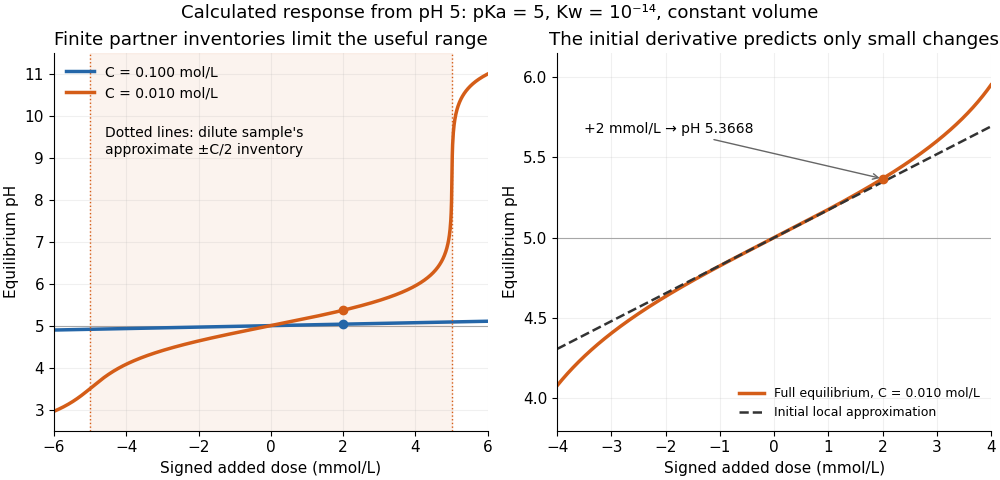

Python code for this plot:
"""Constant-volume equilibrium response; run from _media with Python 3.14.

Dependencies: matplotlib 3.10.7, numpy 2.3.5 (root pyproject.toml).
All values are stipulated; curves contain no experimental data.
"""

from pathlib import Path

import matplotlib.pyplot as plt
import numpy as np


def charge_inventory(ph, concentration, ka=1e-5, kw=1e-14):
    """A⁻ + OH⁻ − H⁺ in mol/L, with c° = 1 mol/L."""
    h = 10.0 ** (-np.asarray(ph))
    return concentration * ka / (ka + h) + kw / h - h


def equilibrium_ph(dose, concentration, initial_ph=5.0):
    """Invert strictly increasing charge inventory with bracketed bisection."""
    dose = np.asarray(dose)
    target = charge_inventory(initial_ph, concentration) + dose
    lo = np.full_like(dose, -2.0, dtype=float)
    hi = np.full_like(dose, 16.0, dtype=float)
    for _ in range(70):
        mid = (lo + hi) / 2
        below = charge_inventory(mid, concentration) < target
        lo = np.where(below, mid, lo)
        hi = np.where(below, hi, mid)
    return (lo + hi) / 2


def main():
    plt.rcParams.update({"font.size": 11, "axes.spines.top": False, "axes.spines.right": False})
    fig, axes = plt.subplots(1, 2, figsize=(10, 4.8), layout="constrained", facecolor="white")
    dose = np.linspace(-0.006, 0.006, 1201)
    for concentration, color in [(0.1, "#2466a8"), (0.01, "#d45d18")]:
        ph = equilibrium_ph(dose, concentration)
        axes[0].plot(dose * 1000, ph, color=color, lw=2.5, label=f"C = {concentration:.3f} mol/L")
        axes[0].scatter([2], equilibrium_ph(np.array([0.002]), concentration), color=color, zorder=3)
    axes[0].axvspan(-5, 5, color="#d45d18", alpha=0.07)
    axes[0].axvline(-5, color="#d45d18", ls=":", lw=1)
    axes[0].axvline(5, color="#d45d18", ls=":", lw=1)
    axes[0].set(xlim=(-6, 6), ylim=(2.5, 11.5), title="Finite partner inventories limit the useful range", ylabel="Equilibrium pH", xlabel="Signed added dose (mmol/L)")
    axes[0].legend(loc="upper left", frameon=False, fontsize=10)
    axes[0].text(-4.6, 9.1, "Dotted lines: dilute sample's\napproximate ±C/2 inventory", fontsize=10)
    dose = np.linspace(-0.004, 0.004, 801)
    beta0 = np.log(10) * (0.01 / 4 + 1e-5 + 1e-9)
    axes[1].plot(dose * 1000, equilibrium_ph(dose, 0.01), color="#d45d18", lw=2.5, label="Full equilibrium, C = 0.010 mol/L")
    axes[1].plot(dose * 1000, 5 + dose / beta0, color="#333333", lw=1.8, ls="--", label="Initial local approximation")
    axes[1].scatter([2], equilibrium_ph(np.array([0.002]), 0.01), color="#d45d18", zorder=3)
    axes[1].annotate("+2 mmol/L → pH 5.3668", xy=(2, float(equilibrium_ph(np.array([0.002]), 0.01)[0])), xytext=(-3.5, 5.65), arrowprops={"arrowstyle": "->", "color": "0.4"}, fontsize=10)
    axes[1].set(xlim=(-4, 4), ylim=(3.8, 6.15), title="The initial derivative predicts only small changes", ylabel="Equilibrium pH", xlabel="Signed added dose (mmol/L)")
    axes[1].legend(loc="lower right", frameon=False, fontsize=9)
    for ax in axes:
        ax.axhline(5, color="0.65", lw=0.8, zorder=0)
        ax.grid(alpha=0.18)
        ax.set_facecolor("white")
    fig.suptitle("Calculated response from pH 5: pKa = 5, Kw = 10⁻¹⁴, constant volume", fontsize=13)
    fig.savefig(Path(__file__).stem + ".png", dpi=100, facecolor="white", transparent=False)
    plt.close(fig)


if __name__ == "__main__":
    main()
